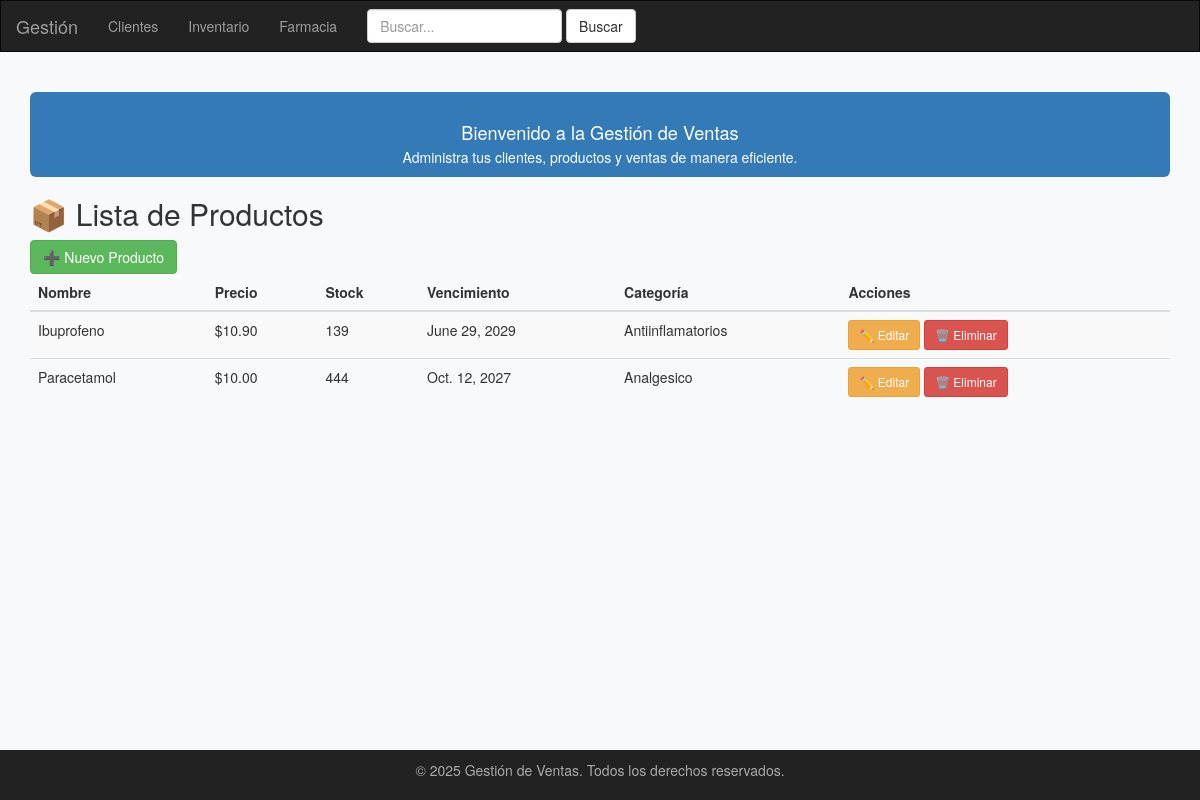
/productos/, run on the app's committed database.
### soa/models.py (models this page shows, shortened)
class Producto(models.Model):
    nombre = models.CharField(max_length=150)
    descripcion = models.TextField(blank=True)
    precio = models.DecimalField(max_digits=10, decimal_places=2)
    stock = models.PositiveIntegerField()
    fecha_vencimiento = models.DateField(null=True, blank=True)
    categoria = models.CharField(max_length=100, blank=True)

### soa/inventario_views.py (the view)
# urls.py: path('productos/', productos_list, name='productos_list'),
def productos_list(request):
    productos = Producto.objects.all()
    return render(request, 'productos_list.html', {'productos': productos})

### soa/templates/productos_list.html
{% extends 'base.html' %}
{% block content %}
<h2>📦 Lista de Productos</h2>
<a href="{% url 'producto_create' %}" class="btn btn-success mb-3">➕ Nuevo Producto</a>
<table class="table table-striped">
    <thead>
        <tr>
            <th>Nombre</th>
            <th>Precio</th>
            <th>Stock</th>
            <th>Vencimiento</th>
            <th>Categoría</th>
            <th>Acciones</th>
        </tr>
    </thead>
    <tbody>
        {% for producto in productos %}
        <tr>
            <td>{{ producto.nombre }}</td>
            <td>${{ producto.precio }}</td>
            <td>{{ producto.stock }}</td>
            <td>{{ producto.fecha_vencimiento|default:"-" }}</td>
            <td>{{ producto.categoria|default:"-" }}</td>
            <td>
                <a href="{% url 'producto_update' producto.id %}" class="btn btn-sm btn-warning">✏️ Editar</a>
                <a href="{% url 'producto_delete' producto.id %}" class="btn btn-sm btn-danger">🗑️ Eliminar</a>
            </td>
        </tr>
        {% empty %}
        <tr>
            <td colspan="6">No hay productos registrados</td>
        </tr>
        {% endfor %}
    </tbody>
</table>
{% endblock %}

### soa/templates/base.html (style rules this page uses)
html, body { height: 100%; }
body { background-color: #f8f9fa; min-height: 100vh; display: flex; flex-direction: column; }

### data on the page
Producto: nombre "Ibuprofeno", precio "10.90", stock "139", fecha_vencimiento "June 29, 2029", categoria "Antiinflamatorios"
Producto: nombre "Paracetamol", precio "10.00", stock "444", fecha_vencimiento "Oct. 12, 2027", categoria "Analgesico"

### other printed values
{{ year|default:"2025" }} "2025"
